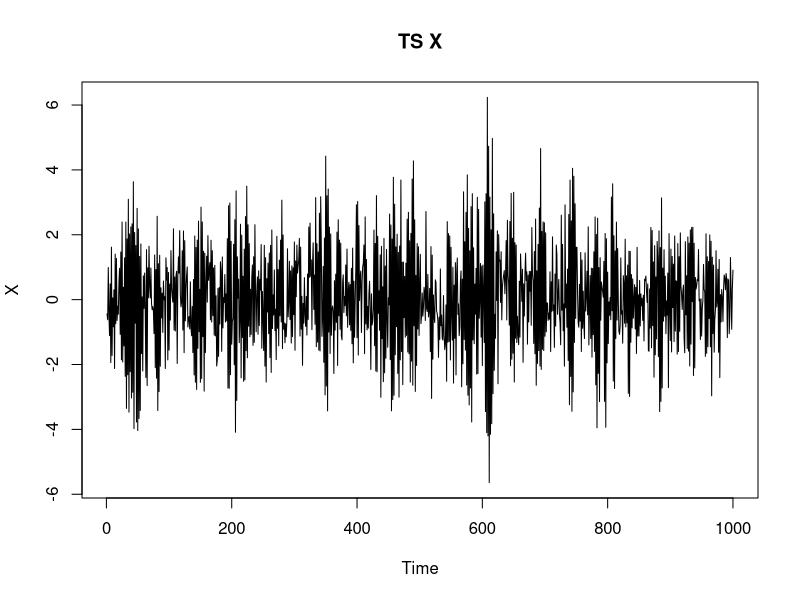
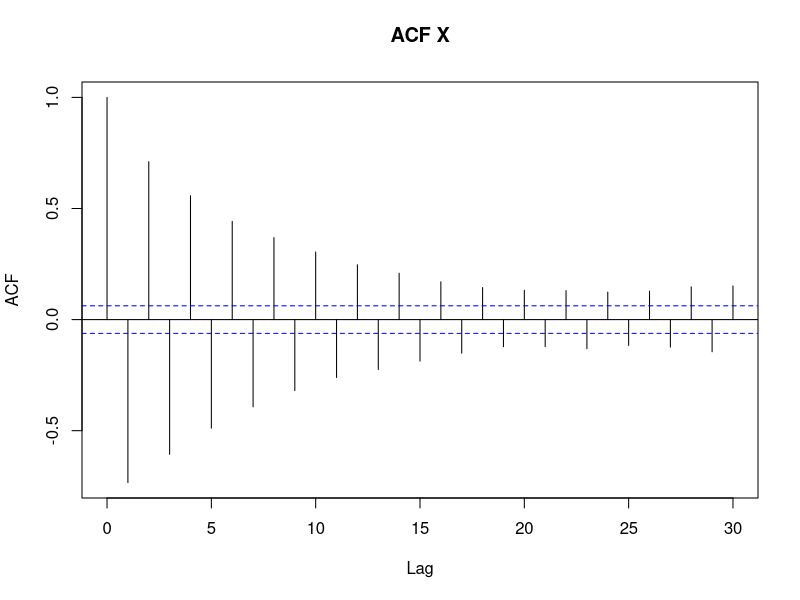
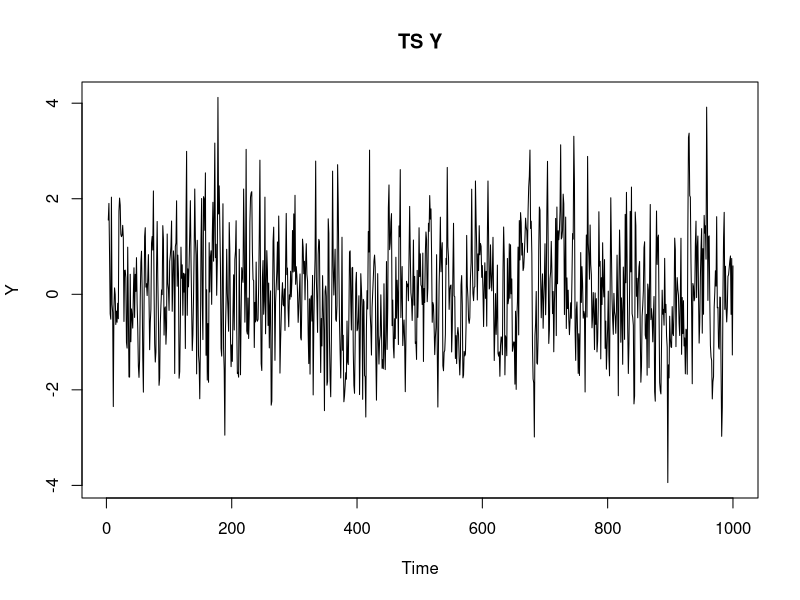
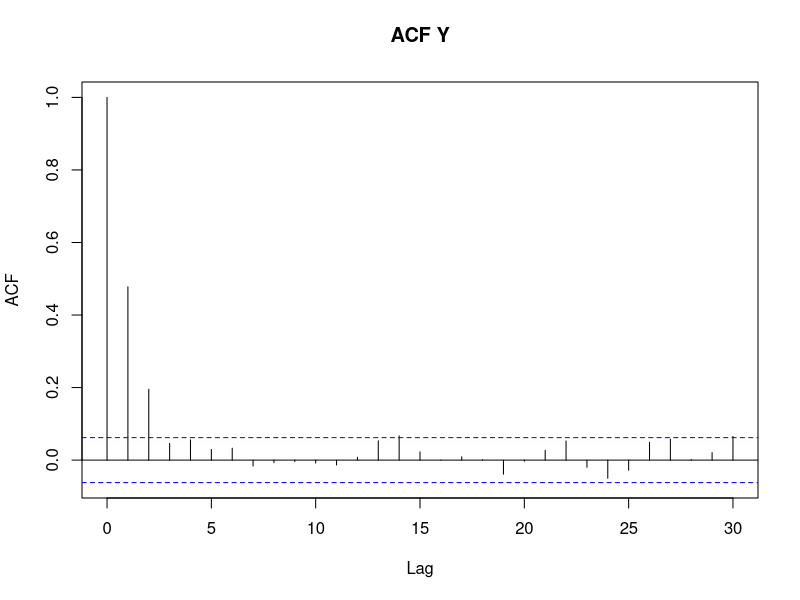
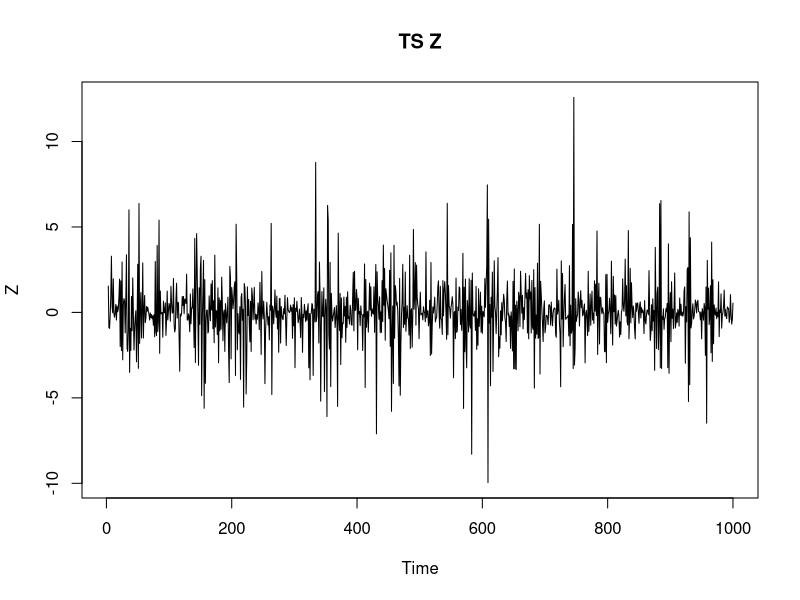
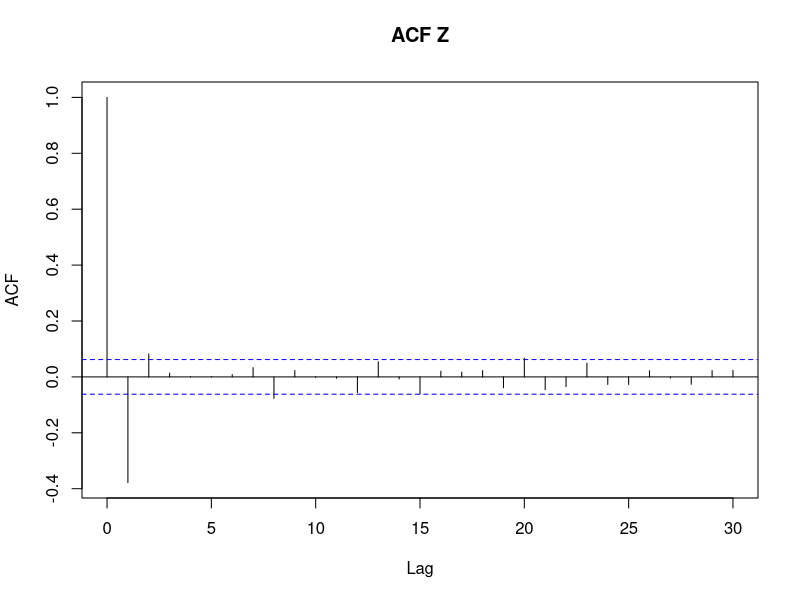
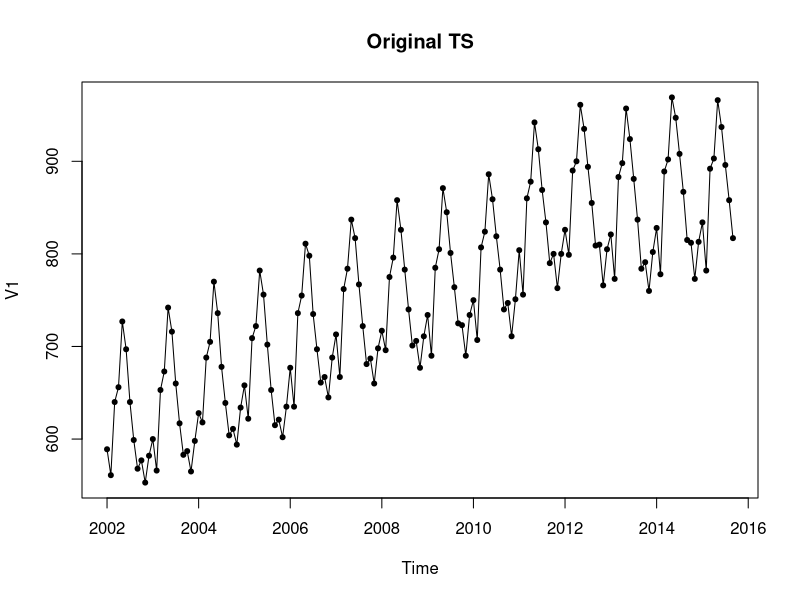
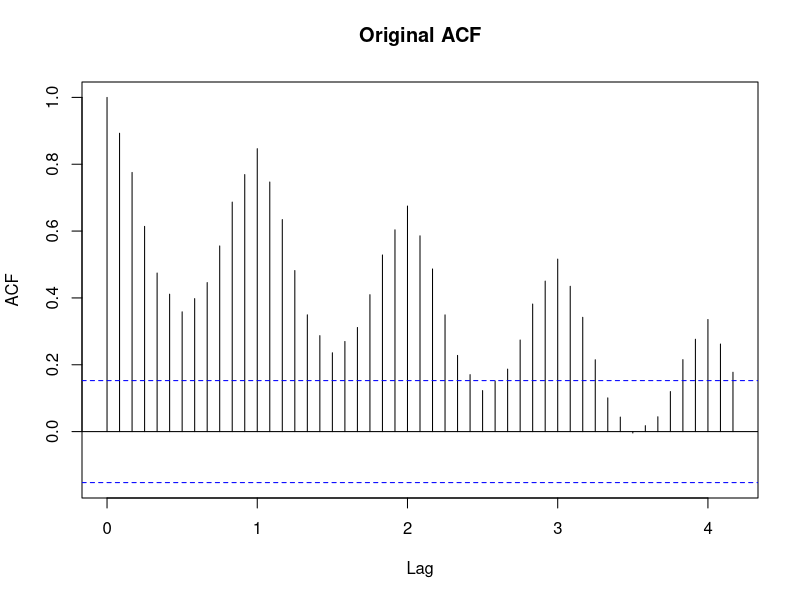

Source code (R) for these figures, in order:
## ---- chunk 1
W = rnorm(n=1000, mean=0, sd=1)
X=filter(W,c(-0.4,0.4),method ="recursive")
V= rnorm(n=1000,mean=0,sd=1)
Y= filter(V,c(1,0.5,0.2),sides=1)
Z=X*Y

plot(X,main="TS X"); acf(X,main="ACF X")
plot(Y,main="TS Y"); acf(Y, na.action = na.pass,main ="ACF Y")
plot(Z,main="TS Z"); acf(Z,na.action = na.pass, main = "ACF Z")
## ---- chunk 2
X=read.csv("monthly-milk-production.csv", header=FALSE)
X
X=ts(X,start=c(2002,1),freq=12)
X
## ---- chunk 3
plot(X,type='o',pch=20,main="Original TS")
acf(X,lag=50,main="Original ACF")
Y= diff(X,lag=12)
plot(Y,type='o',pch=20,main='lag-12 Difference')
acf(Y,na.action=na.pass,lag=50,main ="lag-12 Difference ACF")
## ---- chunk 4
T1= time(X)
T2= factor(round((T1%%1)*12)+1)
out = lm(X~T1+T2)
out
out$coef[1]+out$coef[2]*(2016+8/12) + out$coef[10]

#alternative using predict() function
new.data=data.frame( T1=(2016+8/12), T2=factor(9, levels=1:12) )
predict(out,new.data)

